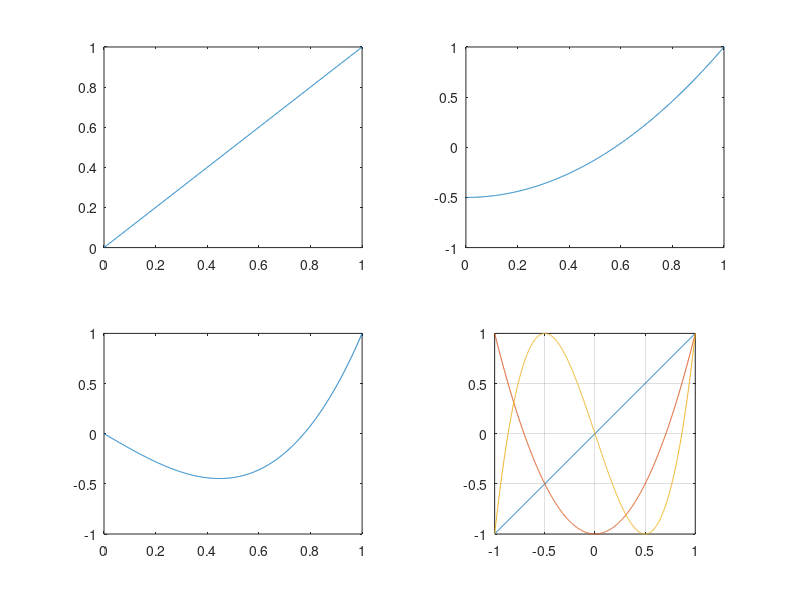
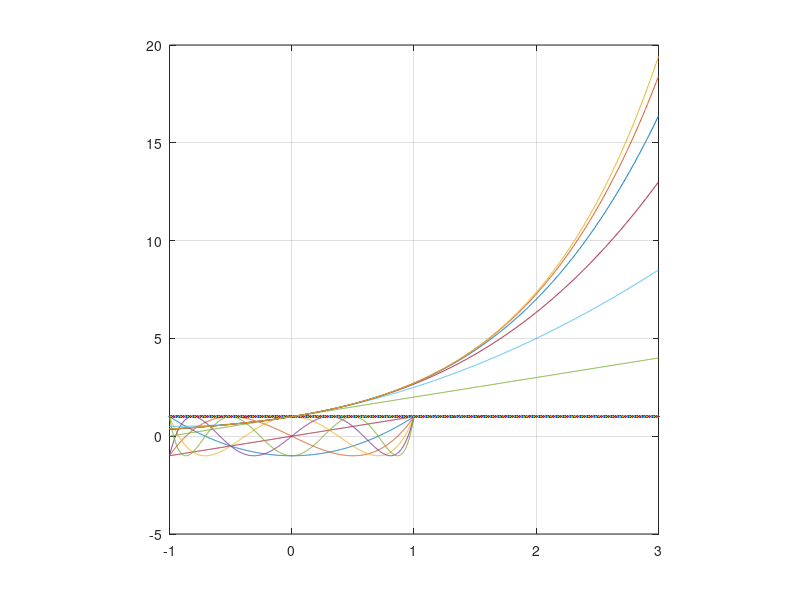

These charts were generated, in order, by the following MATLAB code:
clear; clc;
x = linspace(0,1,1000);
l1 = x;
l2 = 3/2*x.^2-1/2;
l3 = 5/2*x.^3-3/2*x;
l4 = 35/8*x.^4 - 15/4*x.^2+3/8;

subplot(2,2,1)
plot(x, l1)
subplot(2,2,2)
plot(x, l2)
subplot(2,2,3)
plot(x, l3)
subplot(2,2,4)
plot(x, l4)

%%

clear;clc;

t = linspace(-1,1, 1000)
T1 = cos(1*acos(t));
T2 = cos(2*acos(t));
T3 = cos(3*acos(t));

plot(t, T1)
hold on
plot(t, T2)
plot(t, T3)
grid on
axis square

figure
T = @(t,n) cos(n*acos(t));
plot(t, T(t,1), t, T(t,2), t, T(t,3))
grid on 
axis square

%%
n = input('Dati o valoare pentru n');
x = linspace(-1,1, 1000);
T0 = 1;
T1 = x;
plot(x, T0, x, T1)
hold on
grid on
axis equal
for i = 1:n
    T2 = 2*x.*T1 - T0;
    plot(x,T2)
    hold on
    grid on
    axis square
    T0 = T1;
    T1 = T2;
end

%%

x = linspace(-1, 3, 1000);

P0 = 1;
plot(x, P0)
hold on
grid on
axis equal

for i = 1 : 6
    P1 = P0 + (x.^i/factorial(i));
    plot(x,P1)
    hold on
    grid on
    axis square
    P0 = P1;
end

%%
clear;clc;

i = 0:1:6;
h = 0.25;
x = zeros(1, length(i));

%Sau asa:
% for k = 1 : 7
%     x(k) = 1 + (k-1)*h;
% end

x = 1 + i * h;

f = sqrt (5*x.^2 + 1);

A = zeros(length(x));
A(:, 1) = f';

n = length(x);

for j = 2 : n
    for i = 1 : n - j + 1
        A(i, j) = A (i+1, j-1) - A(i, j-1)
    end
end

%%
clear;clc;

x0 = 2;
x1 = 4;
x2 = 6;
x3 = 8;
f0 = 4;
f1 = 8;
f2 = 14;
f3 = 16;

A = zeros(4);
A(1,1) = x0; 
A(2,1) = x1;
A(3,1) = x2;
A(4,1) = x3;

A(1,2) = f0; 
A(2,2) = f1;
A(3,2) = f2;
A(4,2) = f3;

for j = 3 : 4
    for i = 1 : 4 - j + 1
        A(i,j) = (A(i+1,j-1) - A(i,j-1))/(A(j,1) - A(i,1))
    end
end

%%

x = 2:2:8;
f = [4,8,14,16];
n = length(x);
A = zeros(n);

A(:,1) = f';

for j = 2 : n
    for i = 1 : n - j + 1
        A(i,j) = (A(i+1, j-1) - A(i, j-1))/(x(i+j-1) - x(i));
    end
end
